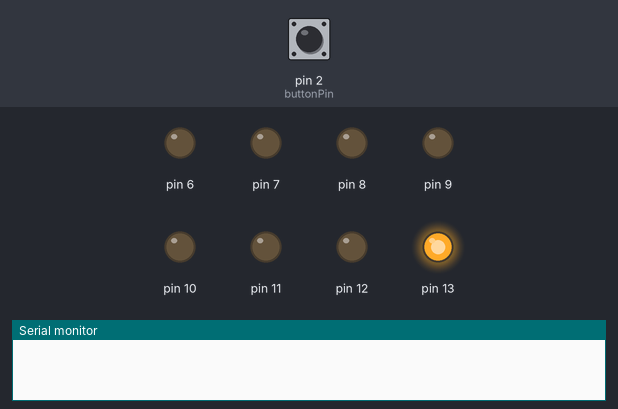
Simulated run of this sketch. Board: Arduino Uno, built with avr-gcc and run on an emulated ATmega328P. On the bench: output pins drawn as LEDs (lit = HIGH), the last lines printed to the serial monitor. The test bench sets the inputs (shaded band); at power-on: pin 2 (buttonPin) LOW.

Above: at 1.2 s.
1.3 s: pin 2 (buttonPin) pulled HIGH for 0.15 s
At 2.5 s:
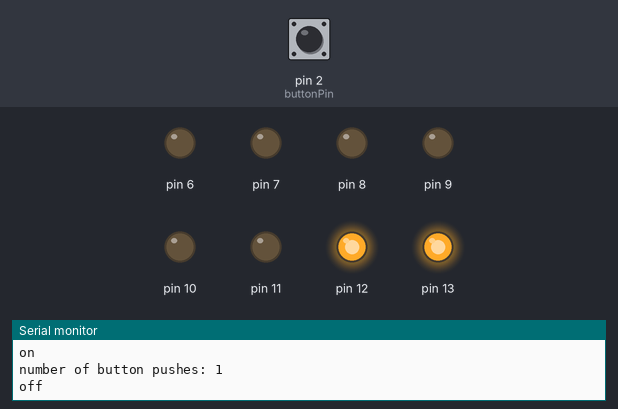
2.9 s: pin 2 (buttonPin) pulled HIGH for 1 s
At 3.7 s:
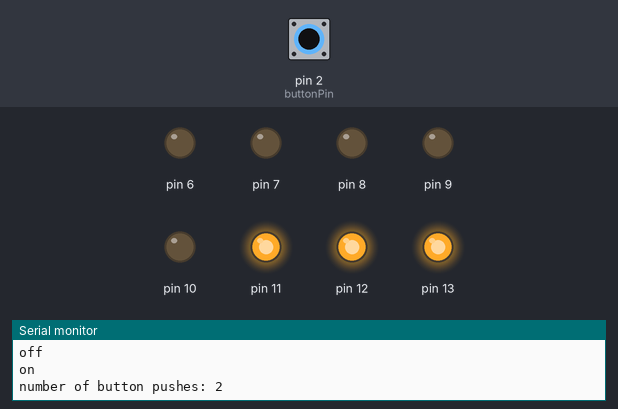
5.4 s: pin 2 (buttonPin) pulled HIGH for 0.15 s
At 6.6 s:
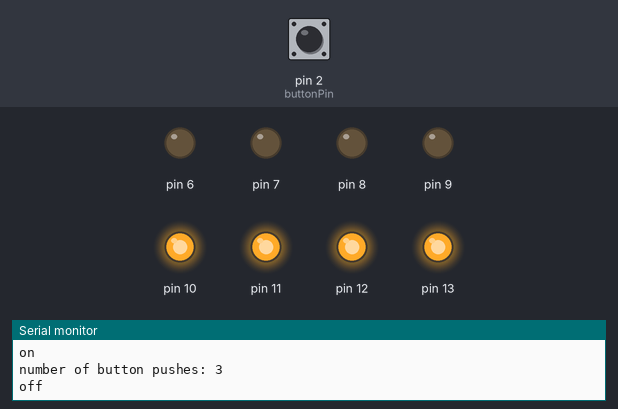
7.0 s: pin 2 (buttonPin) pulled HIGH for 3.2 s
At 8.0 s:
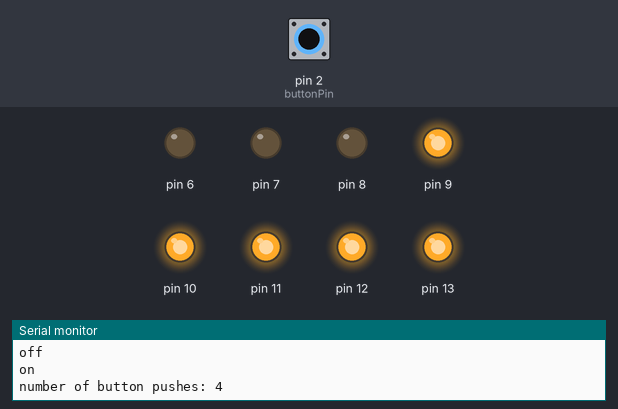
11.7 s: pin 2 (buttonPin) pulled HIGH for 0.15 s
At 12.8 s:
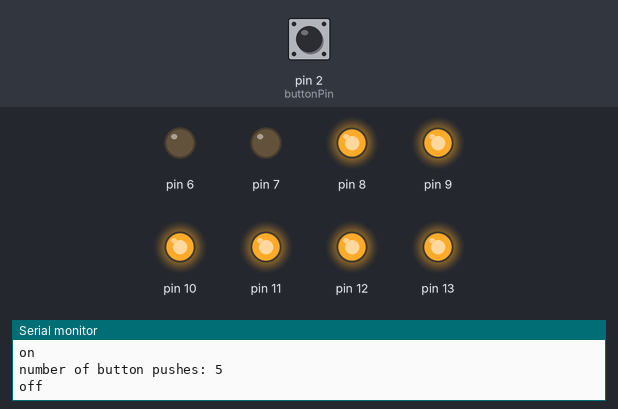
13.3 s: pin 2 (buttonPin) pulled HIGH for 1 s
At 14.0 s:
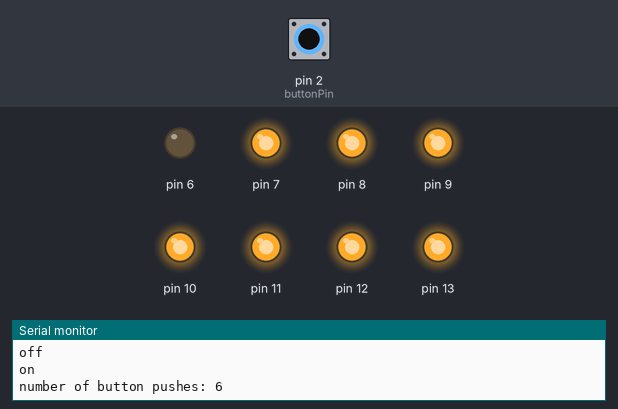
Timing chart, 0 to 16.3 s (numbered marks = the images above; inputs shaded):
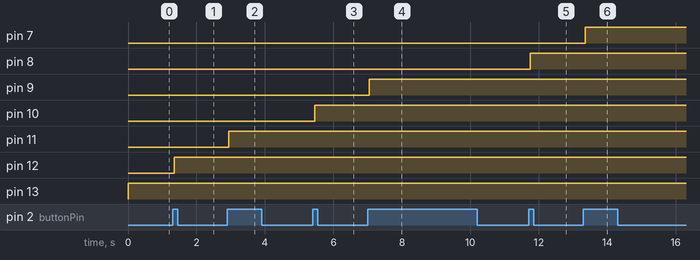

Measured:
- after the input at 1.3 s, pin 12: LOW → HIGH after 0.05 s
- after the input at 2.9 s, pin 11: LOW → HIGH after 0.05 s
- after the input at 5.4 s, pin 10: LOW → HIGH after 0.05 s
- after the input at 7.0 s, pin 9: LOW → HIGH after 0.05 s
- after the input at 11.7 s, pin 8: LOW → HIGH after 0.05 s
- after the input at 13.3 s, pin 7: LOW → HIGH after 0.05 s

The sketch:

28StateChangeDetectionTurnOnLedsOneByOne.ino
```cpp
const int  buttonPin = 2;

int buttonPushCounter = 0;
int buttonState = 0;
int lastButtonState = 0;

void setup() {
  pinMode(buttonPin, INPUT);
  for(int pin=13; pin>=6; pin--) {
      pinMode(pin, OUTPUT);
  }
  Serial.begin(9600);
}


void loop() {
  buttonState = digitalRead(buttonPin);

  if (buttonState != lastButtonState) {
    if (buttonState == HIGH) {
      buttonPushCounter++;
      Serial.println("on");
      Serial.print("number of button pushes: ");
      Serial.println(buttonPushCounter);
    } else {
      Serial.println("off");
    }
    delay(50);
  }
  lastButtonState = buttonState;

  for(int pin=13; pin>=(13 - buttonPushCounter); pin--) {

    if(buttonPushCounter < 8) {
      digitalWrite(pin, HIGH);
    } else {
      buttonPushCounter = 0;
      for(int pin=6;pin<14;pin++){
        digitalWrite(pin, LOW);
      }
    }

  }
}
```
